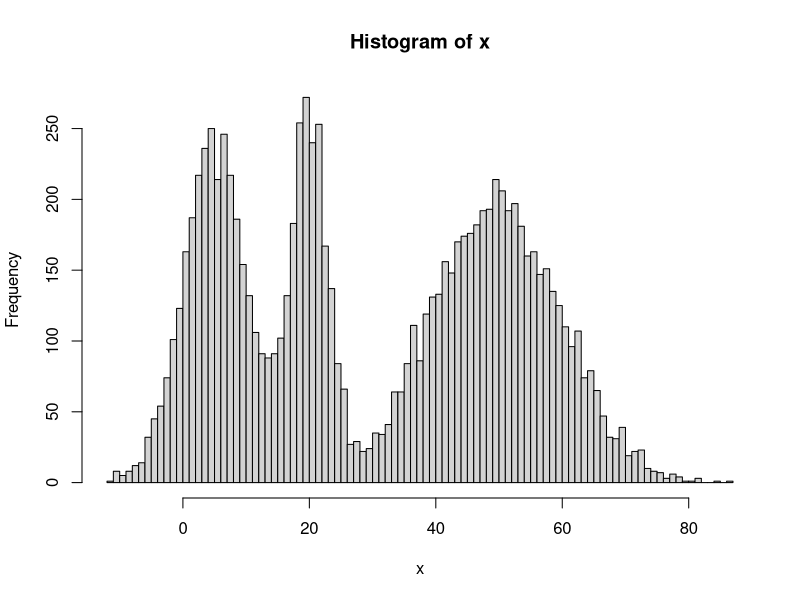
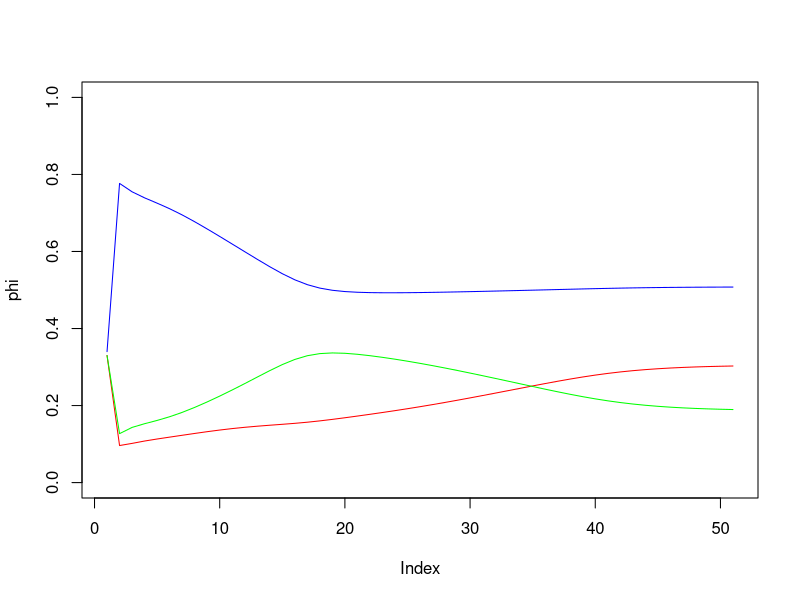
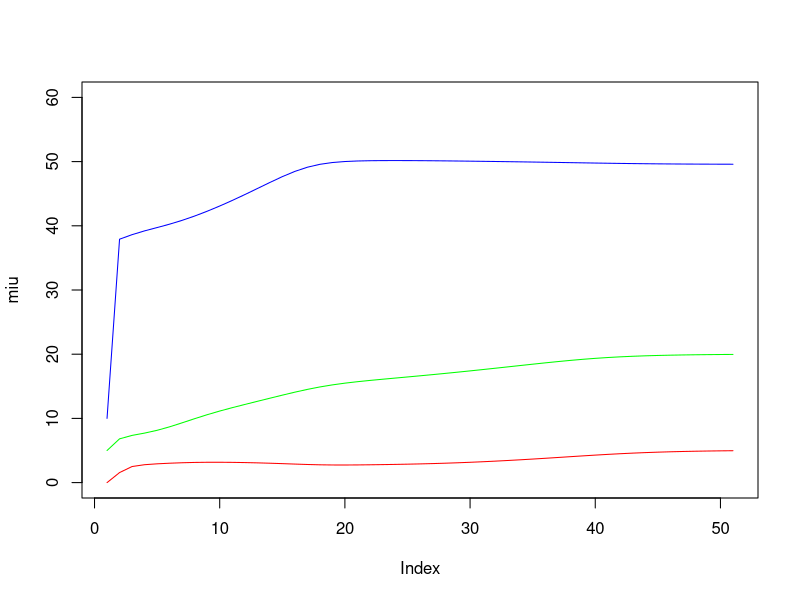
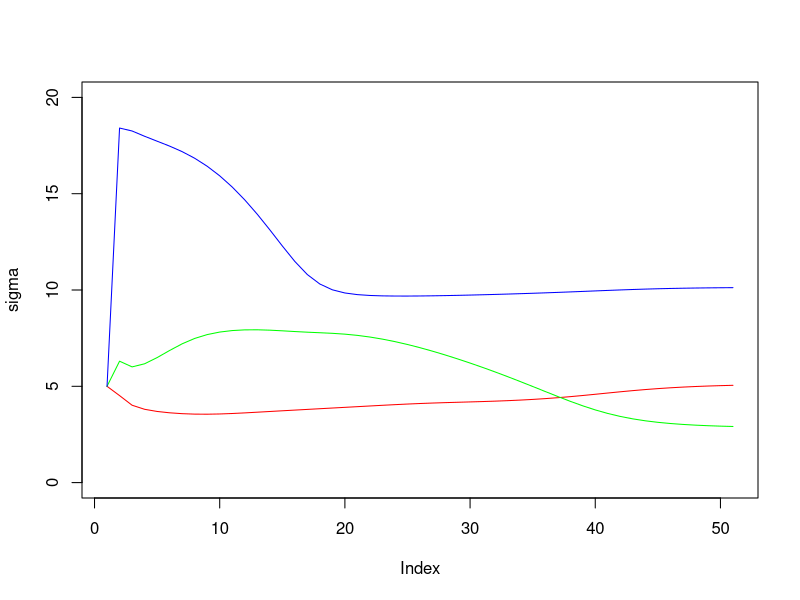

R code for these plots, in order:
phi1=0.3;miu1=5;sigma1=5
phi2=0.2;miu2=20;sigma2=3
phi3=0.5;miu3=50;sigma3=10

N=10000
x=rep(0,N)
rate=runif(N,0,1)
for (i in 1:N){
  if (rate[i]<=phi1){
    x[i]=rnorm(1,miu1,sigma1)
  }else if (rate[i]<=(phi1+phi2)){
    x[i]=rnorm(1,miu2,sigma2)
  }else{
    x[i]=rnorm(1,miu3,sigma3)
  }
}

hist(x,breaks = 100)

miu=c(0,5,10)
sigma=c(5,5,5)
phi=c(0.33,0.33,0.34)
w=matrix(0,N,3)

T=50
miu_=matrix(0,T+1,3)
sigma_=matrix(0,T+1,3)
phi_=matrix(0,T+1,3)
miu_[1,]=miu
sigma_[1,]=sigma
phi_[1,]=phi

for (t in 1:T){
  for (k in 1:3){
    w[,k]=phi[k]*dnorm(x,miu[k],sigma[k])
  }
  w1=matrix(1,N,3)
  for(i in 1:N){
    w1[i,1]=sum(w[i,])
    w1[i,2]=sum(w[i,])
    w1[i,3]=sum(w[i,])
  }
  w=w/w1
  
  for(k in 1:3){
    miu[k]=w[,k]%*%x/sum(w[,k])
    sigma[k]=(w[,k]%*%((x-miu[k])*(x-miu[k]))/sum(w[,k]))^(1/2)
    phi[k]=sum(w[,k])/N
  }
  miu_[t+1,]=miu
  sigma_[t+1,]=sigma
  phi_[t+1,]=phi
}

plot(phi_[,1],ylab='phi',ylim = c(0,1),col='red',type='l')
points(phi_[,2],col='green',type = 'l')
points(phi_[,3],col='blue',type='l')

plot(miu_[,1],ylab='miu',ylim = c(0,60),col='red',type='l')
points(miu_[,2],col='green',type = 'l')
points(miu_[,3],col='blue',type = 'l')

plot(sigma_[,1],ylab='sigma',ylim=c(0,20),col='red',type = 'l')
points(sigma_[,2],col='green',type = 'l')
points(sigma_[,3],col='blue',type = 'l')

